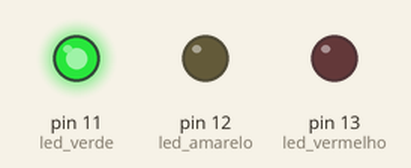
This sketch was run on a simulated Arduino Uno, built with avr-gcc and run on an emulated ATmega328P. On the bench: output pins drawn as LEDs (lit = HIGH).

Above: at 1.5 s.
At 4.0 s:
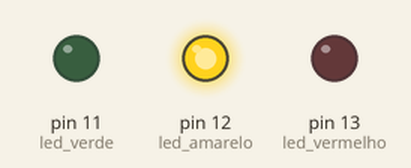
At 6.5 s:
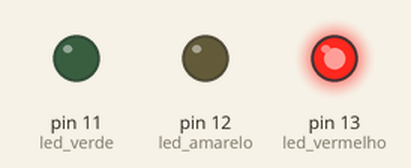
Timing chart, 0 to 10.4 s (numbered marks = the images above):
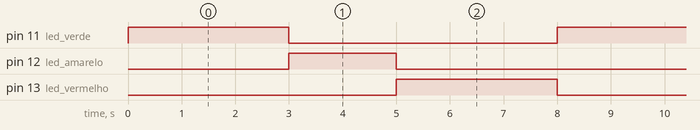

Measured:
- by itself, pin 11 (led_verde), pin 13 (led_vermelho): alternates HIGH for 3.0 s and LOW for 5.0 s
- by itself, pin 12 (led_amarelo): alternates HIGH for 2.0 s and LOW for 6.0 s
- by itself, everything shown: repeats every 8.0 s, in 4 steps

The sketch:

piscar3leds.ino
```cpp
//C++ code
//
void setup(){
  pinMode(13, OUTPUT);//led vermelho
  pinMode(12, OUTPUT);//led amarelo
  pinMode(11, OUTPUT);//led verde
}

void loop(){
  digitalWrite(11, HIGH);//nivel alto
  delay(3000); // temporizador
  digitalWrite(11, LOW);//nivel baixo
  digitalWrite(12, HIGH);
  delay(2000);
  digitalWrite(12, LOW);
  digitalWrite(13, HIGH);
  delay(3000);
  digitalWrite(13, LOW);
}
```
